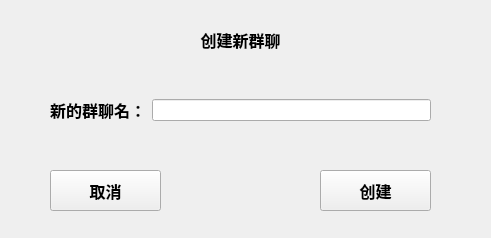
<?xml version="1.0" encoding="UTF-8"?>
<ui version="4.0">
 <class>CreateGroup</class>
 <widget class="QWidget" name="CreateGroup">
  <property name="geometry">
   <rect>
    <x>0</x>
    <y>0</y>
    <width>491</width>
    <height>238</height>
   </rect>
  </property>
  <property name="windowTitle">
   <string>Form</string>
  </property>
  <widget class="QPushButton" name="cancelBtn">
   <property name="geometry">
    <rect>
     <x>50</x>
     <y>170</y>
     <width>111</width>
     <height>41</height>
    </rect>
   </property>
   <property name="font">
    <font>
     <pointsize>12</pointsize>
     <bold>true</bold>
    </font>
   </property>
   <property name="text">
    <string>取消</string>
   </property>
  </widget>
  <widget class="QPushButton" name="createGroupBtn">
   <property name="geometry">
    <rect>
     <x>320</x>
     <y>170</y>
     <width>111</width>
     <height>41</height>
    </rect>
   </property>
   <property name="font">
    <font>
     <pointsize>12</pointsize>
     <bold>true</bold>
    </font>
   </property>
   <property name="text">
    <string>创建</string>
   </property>
  </widget>
  <widget class="QLabel" name="label_2">
   <property name="geometry">
    <rect>
     <x>170</x>
     <y>20</y>
     <width>141</width>
     <height>41</height>
    </rect>
   </property>
   <property name="text">
    <string>&lt;html&gt;&lt;head/&gt;&lt;body&gt;&lt;p align=&quot;center&quot;&gt;&lt;span style=&quot; font-size:12pt; font-weight:700;&quot;&gt;创建新群聊&lt;/span&gt;&lt;/p&gt;&lt;/body&gt;&lt;/html&gt;</string>
   </property>
  </widget>
  <widget class="QWidget" name="">
   <property name="geometry">
    <rect>
     <x>50</x>
     <y>80</y>
     <width>381</width>
     <height>61</height>
    </rect>
   </property>
   <layout class="QHBoxLayout" name="horizontalLayout">
    <item>
     <widget class="QLabel" name="label">
      <property name="text">
       <string>&lt;html&gt;&lt;head/&gt;&lt;body&gt;&lt;p align=&quot;center&quot;&gt;&lt;span style=&quot; font-size:12pt; font-weight:700;&quot;&gt;新的群聊名：&lt;/span&gt;&lt;/p&gt;&lt;/body&gt;&lt;/html&gt;</string>
      </property>
     </widget>
    </item>
    <item>
     <widget class="QLineEdit" name="newGroup_lineEdit"/>
    </item>
   </layout>
  </widget>
 </widget>
 <resources/>
 <connections/>
</ui>
